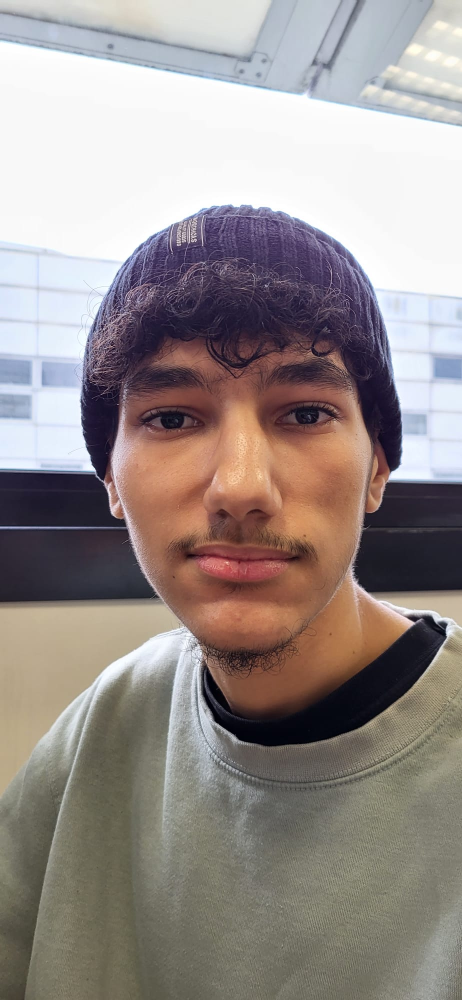
#> input picture photos/Ahmed.jpg, 924 x 2000 px (shown at 1/2 size)
$ python main.py
#> lines starting #> are read from the running program, lines starting #| are printed output that depends on the picture; after the words box and inside, x2 and y2 are one past the last pixel; in counts of white or black regions, pixels touching at a corner belong together
import cv2
import os
from PIL import Image
import numpy as np

# Fonction pour charger les visages enregistrés
def charger_visages_enregistres(dossier="photos"):
#> called with dossier = 'photos'
    visages_enregistres = {}
    for fichier in os.listdir(dossier):
        if fichier.endswith(".jpg"):
            prenom = os.path.splitext(fichier)[0]
            chemin_image = os.path.join(dossier, fichier)
            image = Image.open(chemin_image).convert("RGB")
#> image is the input picture: PIL image 924x2000 RGB; mean R, G, B 151.8, 142.4, 139.6
            visages_enregistres[prenom] = np.array(image)
    return visages_enregistres

# Fonction pour comparer le visage détecté avec les visages enregistrés
def comparer_visages(visage_detecte, visages_enregistres):
    similarite_max = 0.0
    personne_reconnue = None

    for prenom, visage_enregistre in visages_enregistres.items():
        # Convertir en niveaux de gris pour la comparaison
        visage_detecte_gris = cv2.cvtColor(visage_detecte, cv2.COLOR_BGR2GRAY)
        visage_enregistre_gris = cv2.cvtColor(visage_enregistre, cv2.COLOR_BGR2GRAY)

        # Redimensionner le visage enregistré pour correspondre à la taille du visage détecté
        visage_enregistre_gris = cv2.resize(visage_enregistre_gris, (visage_detecte_gris.shape[1], visage_detecte_gris.shape[0]))

        # Calculer la similarité entre les deux visages
        difference = cv2.absdiff(visage_detecte_gris, visage_enregistre_gris)
        similarite = np.mean(difference)

        # Mettre à jour la personne reconnue si la similarité est élevée
        if similarite < 50 and (similarite_max == 0.0 or similarite < similarite_max):
            similarite_max = similarite
            personne_reconnue = prenom

    return personne_reconnue, similarite_max

# Initialiser le détecteur de visage
detecteur_visage = cv2.CascadeClassifier(cv2.data.haarcascades + 'haarcascade_frontalface_default.xml')

# Charger les visages enregistrés
visages_enregistres = charger_visages_enregistres()
#> visages_enregistres = 4 items

# Initialiser la capture vidéo
capture = cv2.VideoCapture(0)

while True:
    # Lire un cadre de la vidéo
    ret, frame = capture.read()
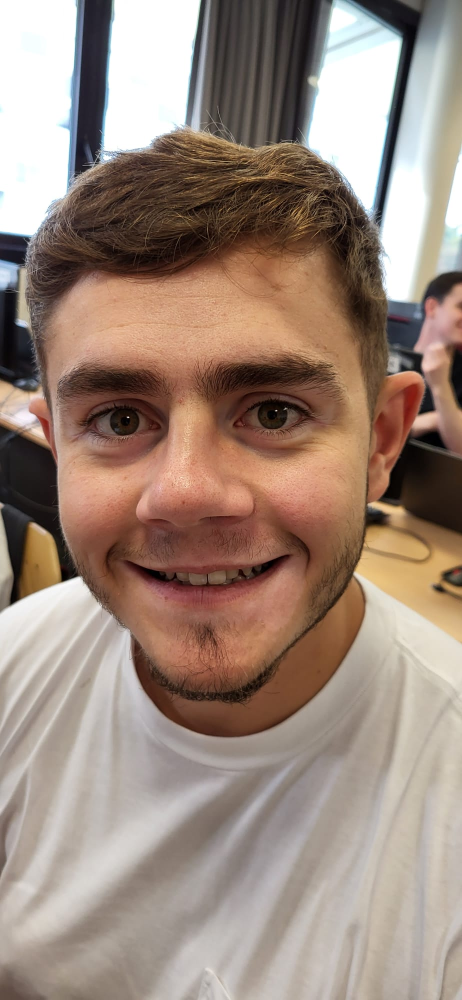
#> input picture photos/Max_content.jpg, 924 x 2000 px, given in place of the camera (shown at 1/2 size)
#> frame is the input picture: shape (2000, 924, 3); mean B, G, R 124.4, 136.7, 156.6

    # Convertir l'image en niveaux de gris
    gris = cv2.cvtColor(frame, cv2.COLOR_BGR2GRAY)
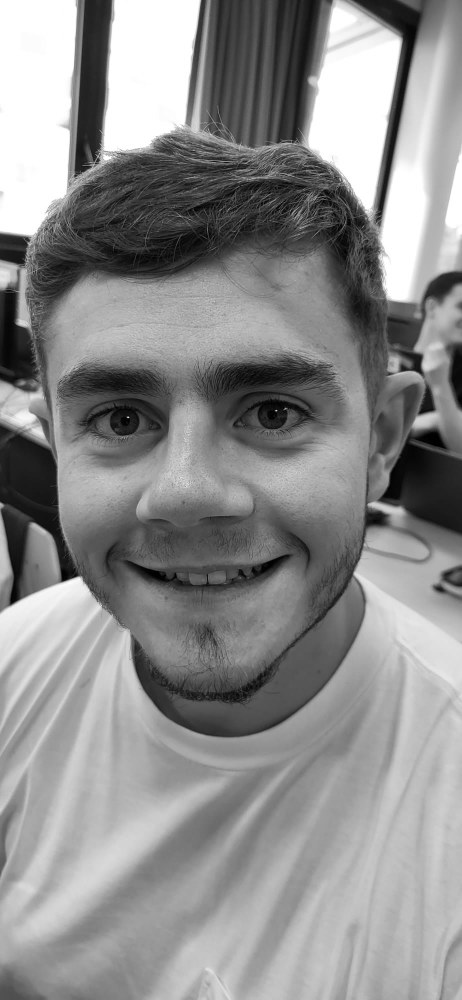
#> gris: shape (2000, 924) (shown at 1/2 size); min 0, max 255, mean 141.2

    # Détecter les visages dans l'image
    visages = detecteur_visage.detectMultiScale(gris, scaleFactor=1.1, minNeighbors=5)
#> visages = [[22, 539, 781, 781]]

    # Afficher les visages reconnus en temps réel
    for (x, y, w, h) in visages:
        # Récupérer le visage à partir du cadre
        visage_detecte = frame[y:y+h, x:x+w]

        # Comparer le visage détecté avec les visages enregistrés
        personne_reconnue, _ = comparer_visages(visage_detecte, visages_enregistres)

        # Afficher un carré autour du visage détecté
        cv2.rectangle(frame, (x, y), (x+w, y+h), (0, 255, 0), 2)

        # Afficher le nom de la personne reconnue
        if personne_reconnue:
            cv2.putText(frame, personne_reconnue, (x, y-10), cv2.FONT_HERSHEY_SIMPLEX, 0.9, (0, 255, 0), 2)
#> this loop made 1 pass
#> (x, y, w, h) on pass 1: (22, 539, 781, 781)
#> pass 1, `visage_detecte = frame[y:y+h, x:x+w]`:
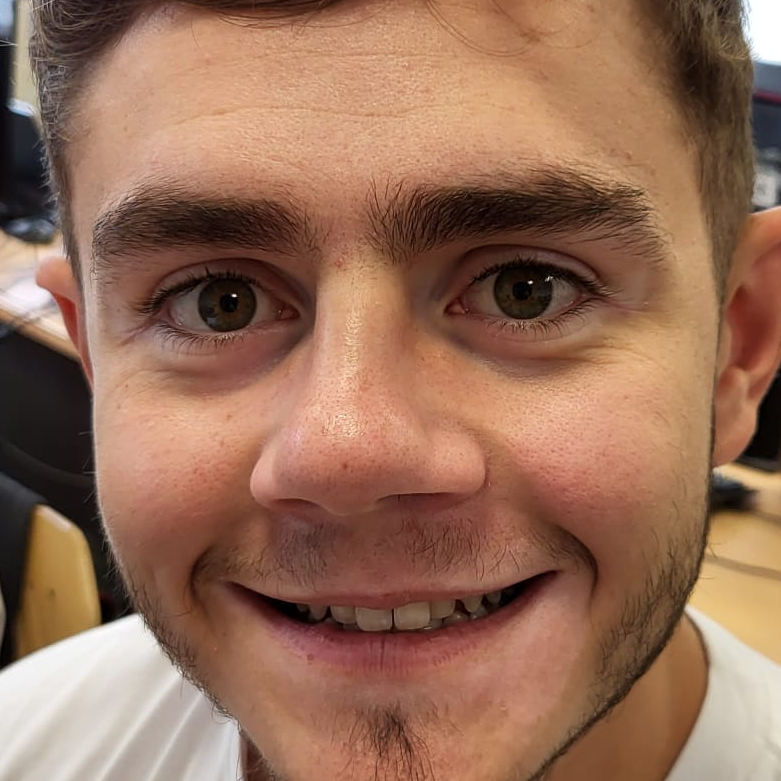
#> visage_detecte: shape (781, 781, 3); mean B, G, R 88.3, 110.1, 150.3
#> after the loop:
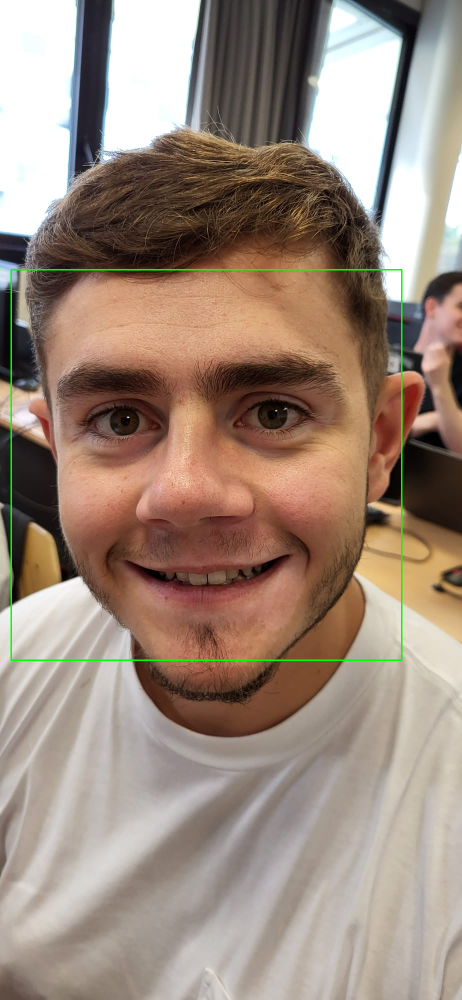
#> frame: shape (2000, 924, 3) (shown at 1/2 size); 0.51% of pixels changed, all inside (x1, y1, x2, y2) = (21, 538, 805, 1322)
#> after the loop:
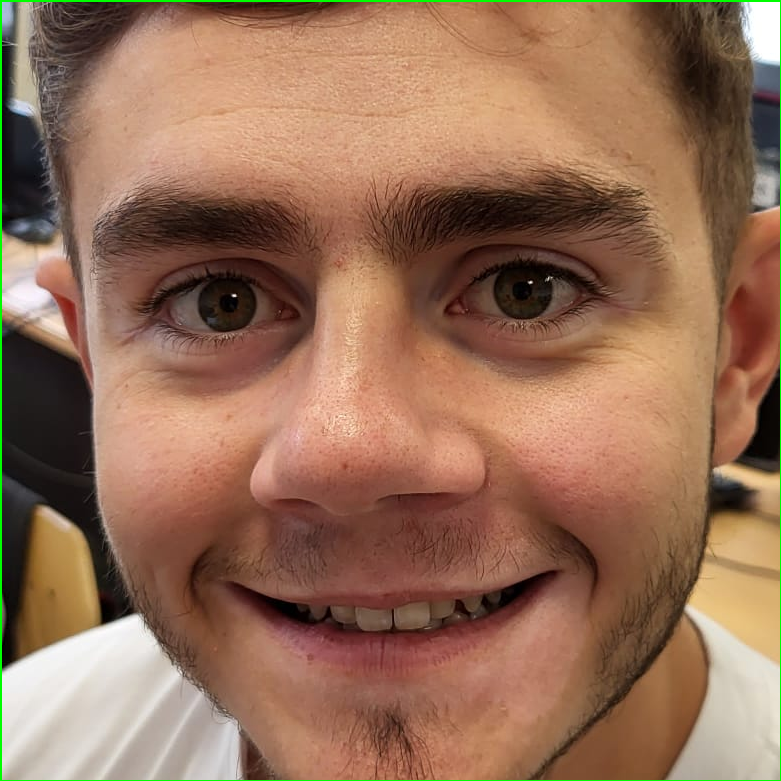
#> visage_detecte: shape (781, 781, 3); 0.77% of pixels changed, all inside (x1, y1, x2, y2) = (0, 0, 781, 781)

    # Afficher la vidéo en temps réel
    cv2.imshow('Video', frame)

    # Quitter la boucle si la touche 'q' est enfoncée
    if cv2.waitKey(1) & 0xFF == ord('q'):
#> (key q is pressed here)
        break

# Libérer la capture vidéo et détruire toutes les fenêtres OpenCV
capture.release()
cv2.destroyAllWindows()
